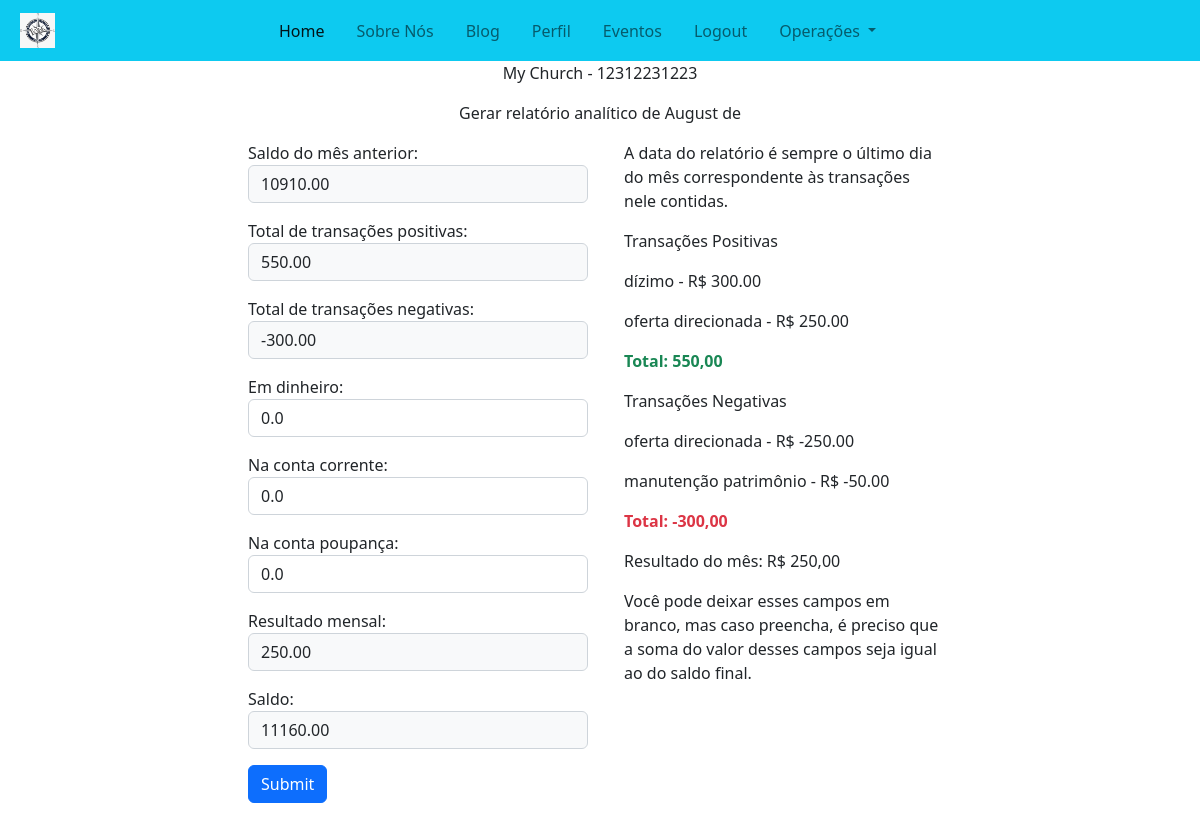
/treasury/report/generate/8/2023/ (signed in), run on the app's committed database.
### treasury/models/category.py (models this page shows, shortened)
class CategoryModel(BaseModel):
    name = models.CharField(max_length=255)
    class Meta:
        verbose_name = 'Categoria'
        verbose_name_plural = 'Categorias'

### treasury/views/generate_report_view.py (the view)
class GenerateMonthlyReportView(PermissionRequiredMixin, TemplateView):
    permission_required = "treasury.view_monthlyreportmodel"
    template_name = "treasury/monthly_report_generator.html"
    def get(self, request, month, year, *args, **kwargs):
        current_date = datetime.now()
        current_month = current_date.month
        current_year = current_date.year
        if int(month) == current_month and int(year) == current_year:
            raise Http404("Não se pode criar relatório analítico do mês em curso...")
        try:
            month_year = datetime(int(year), int(month), 1)
            monthly_balance = MonthlyBalance.objects.get(month=month_year)
        except MonthlyBalance.DoesNotExist:
            print("Não há registros para esta data...")
            raise Http404("Não há registros para esta data...")
        return super().get(request, *args, **kwargs)
    def get_context_data(self, **kwargs):
        context = super().get_context_data(**kwargs)
        try:
            locale.setlocale(locale.LC_TIME, "pt_BR.UTF-8")
        except locale.Error:
            print("Locale pt_BR.UTF-8 not available, using default locale.")
        year = self.kwargs.get("year")
        month = self.kwargs.get("month")
        previous_month_balance = 0
        month_in_text = calendar.month_name[int(month)]
        context_data = context_user_data(self.request)
        church_info = context_data.get("church_info")
        report_month = date(year, month, 1)
        previous_month = date(year, month, 1)
        previous_month += relativedelta(months=-1)
        last_day_of_previous_month = report_month
        last_day_of_previous_month += relativedelta(days=-1)
        try:
            balance_for_calc = MonthlyBalance.objects.get(month=previous_month).balance
            previous_month_balance = balance_for_calc
        except MonthlyBalance.DoesNotExist:
            balance_for_calc = 0
        transactions = TransactionModel.objects.filter(
            date__month=month, date__year=year
        ).order_by("date")
        for fe in transactions:
            balance_for_calc += fe.amount
        positive_transactions_dict = get_aggregate_transactions_by_category(
            year, month, True
        )
        negative_transactions_dict = get_aggregate_transactions_by_category(
            year, month, False
        )
        positive_transactions_amount = Decimal(
            get_total_transactions_amount(positive_transactions_dict)
        )
        negative_transactions_amount = Decimal(get_total_transactions_amount(
            negative_transactions_dict
        ))
        monthly_result = positive_transactions_amount + negative_transactions_amount
        context["p_transactions"] = positive_transactions_dict
        context["total_ptransactions"] = positive_transactions_amount
        context["n_transactions"] = negative_transactions_dict
        context["total_ntransactions"] = negative_transactions_amount
        context["pm_balance"] = previous_month_balance
        context["total_balance"] = balance_for_calc
        initial_data = {
            "month": report_month,
            "previous_month_balance": previous_month_balance,
            "total_positive_transactions": context["total_ptransactions"],
            "total_negative_transactions": context["total_ntransactions"],
            "monthly_result": monthly_result,
            "total_balance": balance_for_calc,
        }
        context["monthly_result"] = Decimal(
            get_total_transactions_amount(positive_transactions_dict)
        ) + Decimal(get_total_transactions_amount(negative_transactions_dict))
        context["month_in_text"] = month_in_text
        context["church_info"] = church_info
        context["form"] = GenerateFinanceReportModelForm(initial=initial_data)
        return context

### core/core_context_processor.py (called while the page is built)
def context_user_data(request):
    file_path = find("json/church_info.json")
    church_info = {}
    try:
        with open(file_path, "r") as file:
            church_info = json.load(file)
    except FileNotFoundError:
        print("Erro: File not found")
    if request.user.is_authenticated:
        user = CustomUser.objects.get(pk=request.user.id)
        return {
            "user": user,
            "church_info": church_info,
        }
    else:
        return {"church_info": church_info}

### treasury/utils/get_aggregate_transactions_by_category.py (called while the page is built)
def get_aggregate_transactions_by_category(year, month, is_positive=True):
    from treasury.models import TransactionModel
    transactions_filter = {
        "date__year": year,
        "date__month": month,
        "is_positive": is_positive,
    }
    from treasury.models import TransactionModel
    transactions = TransactionModel.objects.filter(
        **transactions_filter
    ).select_related("category")
    transactions_by_category = defaultdict(Decimal)
    for transaction in transactions:
        category_name = (
            transaction.category.name if transaction.category else "outros"
        )
        transactions_by_category[category_name] += Decimal(transaction.amount)
    aggregated_transactions_dict = {
        key: "{:.2f}".format(value) for key, value in transactions_by_category.items()
    }
    return aggregated_transactions_dict

### treasury/utils/get_total_transactions_amount.py (called while the page is built)
def get_total_transactions_amount(transactions_dict):
    total = sum(float(value) for value in transactions_dict.values())
    return "{:.2f}".format(total)

### treasury/templates/treasury/monthly_report_generator.html (shortened to what this page needs)
{% extends 'core/base.html' %}
{% load static %}
{% block content %}
<div class="container">
    <div class="container">
        <p class="text-center">{{church_info.name}} - {{church_info.CNPJ}}</p>
        <p class="text-center">Gerar relatório analítico de {{month_in_text}} de {{year}}</p>
        <div class="container">
            <div class="row justify-content-center">
                <div class="col-lg-4 col-md-4 col-6 mb-4">
                    <form action="{% url 'treasury:create-monthly-report' %}" method="POST">
                        {{form.as_p}}
                        <input type="submit" class="btn btn-primary" id="submitBtn">
                    </form>
                </div>
                <div class="col-lg-4 col-md-4 col-6 mb-4">
                    <div class="container text-justify">
                        <p> A data do relatório é sempre o último dia do mês correspondente às transações nele contidas.</p>
                    </div>
                    <div class="container"><p class="fw-normal">Transações Positivas</p></div>
                    <div class="container">
                        {% for key, value in p_transactions.items %}
                            <p class="fw-light">{{ key }} - R$ {{ value }}</p>
                        {% endfor %}
                        <p class="fw-bold text-success">Total: {{total_ptransactions}}</p>
                    </div>
                    <div class="container"><p class="fw-normal">Transações Negativas</p></div>
                    <div class="container">
                        {% for key, value in n_transactions.items %}
                            <p class="fw-light">{{ key }} - R$ {{ value }}</p>
                        {% endfor %}
                        <p class="fw-bold text-danger">Total: {{total_ntransactions}}</p>
                        <p>Resultado do mês: R$ {{monthly_result}}</p>
                    </div>
                    <div class="container text-justify">
                        <p>Você pode deixar esses campos em branco, mas caso preencha, é preciso que a soma do valor desses campos seja igual ao do saldo final.</p>
                    </div>
                </div>
            </div>
        </div>
    </div>
</div>
{% endblock %}

### data on the page
CategoryModel: p_transactions "dízimo"
CategoryModel: p_transactions "oferta direcionada", n_transactions "oferta direcionada"
CategoryModel: n_transactions "manutenção patrimônio"

### other printed values
{{ church_info.name }} "My Church"
{{ church_info.CNPJ }} "12312231223"
{{ month_in_text }} "August"
{{ value }} "300.00" "250.00"
{{ total_ptransactions }} "550,00"
{{ value }} "-250.00" "-50.00"
{{ total_ntransactions }} "-300,00"
{{ monthly_result }} "250,00"
